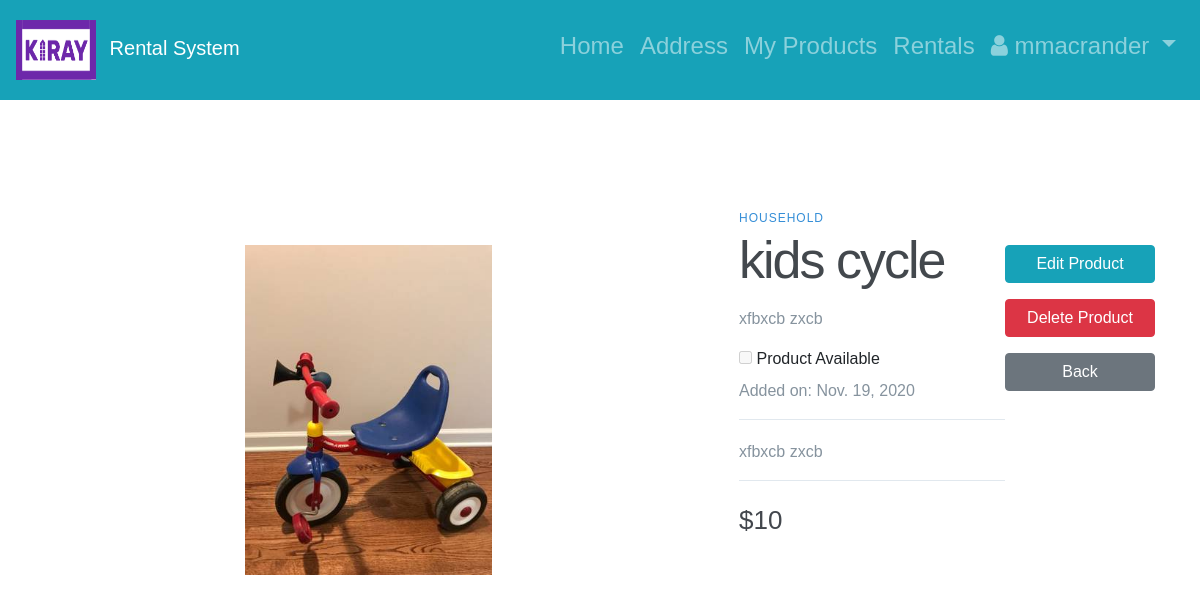
The app's page /product/30 (signed in), older data.
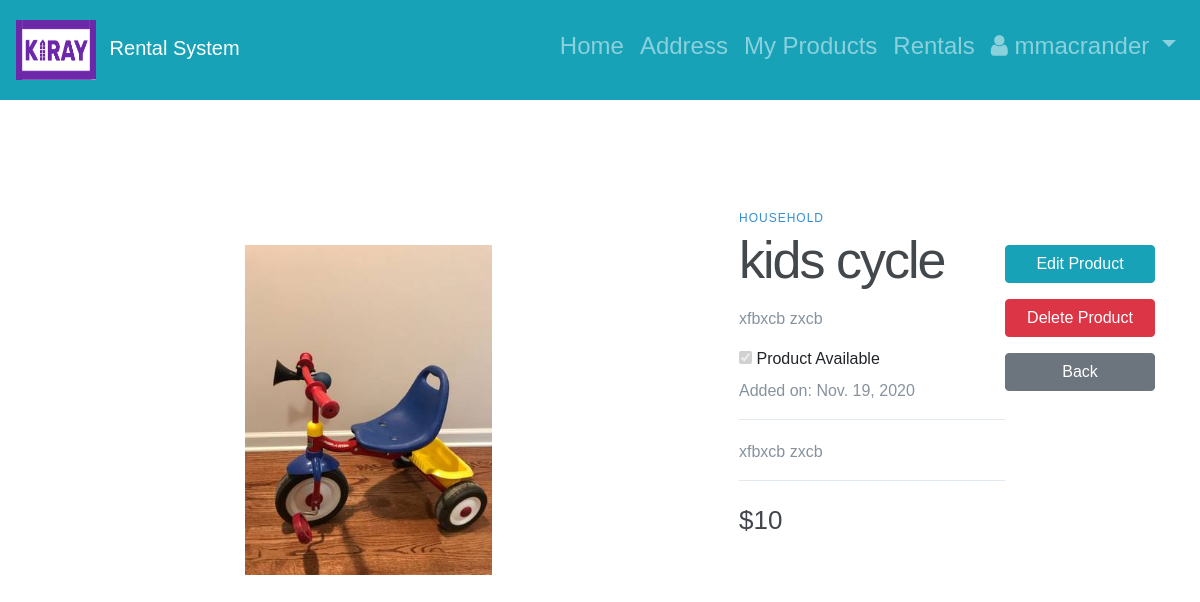
The same page, newer data.
### RentalApp/models.py (models this page shows, shortened)
class Item(models.Model):
    itemId = models.AutoField(auto_created=True, primary_key=True)
    itemName = models.CharField(
        "Name",
        max_length=1024,
    )
    category = models.ForeignKey(Category,
                                 on_delete=models.CASCADE,
                                 related_name='category'
                                 )
    itemImage = models.ImageField(upload_to='images', null=True, blank=True)
    itemOwner = models.ForeignKey(Customer,
                                  on_delete=models.CASCADE,
                                  related_name='my_items'
                                  )
    itemAvaialable = models.BooleanField()
    costPerItem = models.IntegerField(verbose_name='Cost per Item (USD)')
    itemDescription = models.TextField(null=True, blank=True)
    itemAddedDate = models.DateField(auto_now_add=True)
    asin = models.CharField(null=True, blank=True, max_length=10)

class Category(models.Model):
    categoryId = models.AutoField(auto_created=True, primary_key=True)
    name = models.CharField(max_length=1024)
    class Meta:
        verbose_name_plural = "Categories"
    def __str__(self):
        return "%s" % self.name

### RentalApp/views.py (the view)
# urls.py: path('product/<int:id>', product_details, name='product_details'),
@login_required(login_url='/users/login/')
def product_details(request, id):
    item = get_object_or_404(Item,
                             itemId=id)
    return render(request,
                  'productDetails.html',
                  {'item': item})

### templates/productDetails.html (shortened to what this page needs)
{% extends "base.html" %}
{% load static %}
{% block content %}
<div class="container1">
  <div class="left-column">
    <img src="{% if item.itemImage %}{{ item.itemImage.url }}{% else %}{% static 'images/no_image.png' %}{% endif %}" alt="">
  </div>
  <div class="right-column">
    <div class="product-description">
      <span>{{ item.category }}</span>
      <h1>{{ item.itemName }}</h1>
      <p>{{ item.itemDescription|linebreaks }}</p>
      <input type="checkbox" name="itemAvaialable" value="itemAvaialable" {% if item.itemAvaialable %} checked {% endif %} disabled>
      <label for="itemAvaialable">Product Available</label>
      <p>Added on: {{item.itemAddedDate}}</p>
    </div>
    <div class="product-description">
      <p>{{item.itemDescription}}</p>
    </div>
    <div class="product-price">
      <span>${{ item.costPerItem }}</span>
    </div>
  </div>
  <div style="margin-top: 100px">
         <p><a href="{% url 'RentalApp:edit_product' item.pk%}" role="button"  class="btn btn-info btn-size">Edit Product</a></p>
  <p><a href="{% url 'RentalApp:delete_product' item.pk%}" role="button" class="btn btn-danger btn-size">Delete Product</a></p>
    <p><a href="{% url 'RentalApp:my_products' %}" class="btn btn-secondary btn-size">
                    Back </a></p>
 </div>
</div>
{% endblock %}

Row changes from the older to the newer data that the page shows:
changed Item "kids cycle": itemAvaialable "☐" → "☑"
